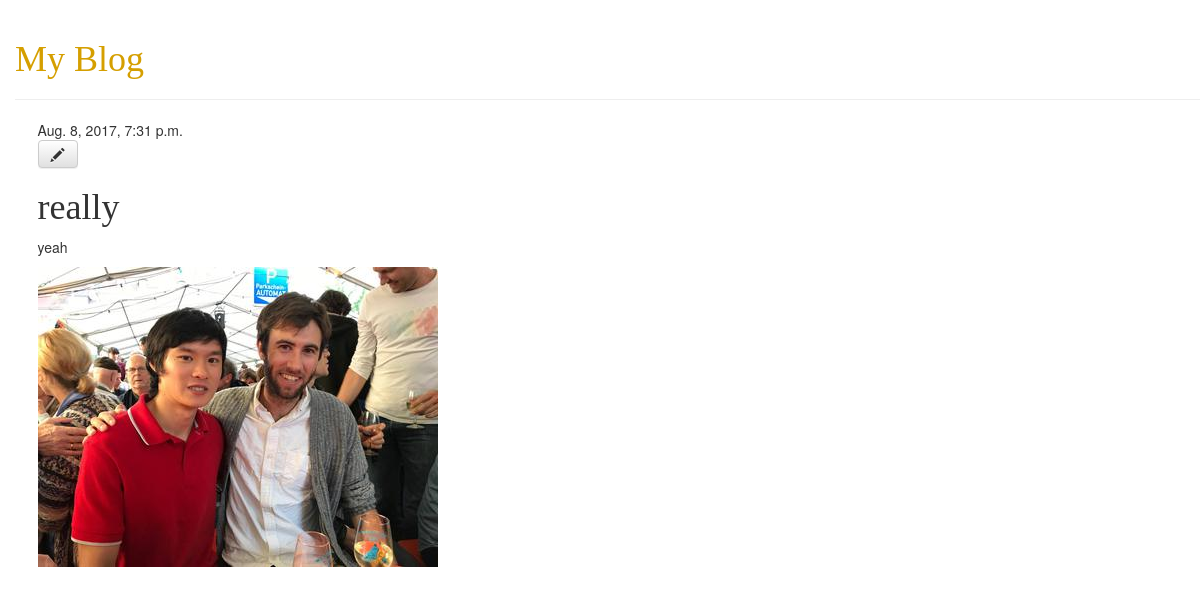
Screenshot of /post/15/ with the database file from the repository.
### blogapp/models.py (models this page shows, shortened)
class Post(models.Model):
    author = models.ForeignKey('auth.User')
    title = models.CharField(max_length=200)
    text = models.TextField()
    created_date = models.DateTimeField(
            default=timezone.now)
    published_date = models.DateTimeField(
            blank=True, null=True)
    image_full = models.ImageField(
        upload_to='pic_folder/', default='pic_folder/if_value_poster_2.png')
    image_display=models.ImageField(upload_to='pic_folder/display/',
                                    default='pic_folder/display/muybridge_horse_small.jpg' )

### blogapp/views.py (the view)
# urls.py: url(r'^post/(?P<pk>\d+)/$', views.post_detail, name='post_detail'),
def post_detail(request, pk):
    post = get_object_or_404(Post, pk=pk)
    return render(request, 'blogapp/post_detail.html', {'post': post})

### blogapp/templates/blogapp/post_detail.html
{% extends 'blogapp/base.html' %}
{% load imagefit %}
{% block content %}
    <div class="post">
        {% if post.published_date %}
            <div class="date">
                {{ post.published_date }}
            </div>
        {% endif %}
        <a class="btn btn-default" href="{% url 'post_edit' pk=post.pk %}"><span class="glyphicon glyphicon-pencil"></span></a>
        <h1> {{ post.title }} </h1>
        <p>{{ post.text|linebreaksbr }}</p>
        <a href="{% url 'post_image' pk=post.pk %}"><img src= {{ post.image_display.url }}></a>
    </div>
{% endblock %}

### blogapp/static/css/blogapp2.css (style rules this page uses)
a { color: #D59F00; }
h1 { font-family: 'Spectral'; }
body { padding-left: 15px; }

### rows the page displays
Post: published_date "Aug. 8, 2017, 7:31 p.m.", title "really", text "yeah", image_display (picture)
